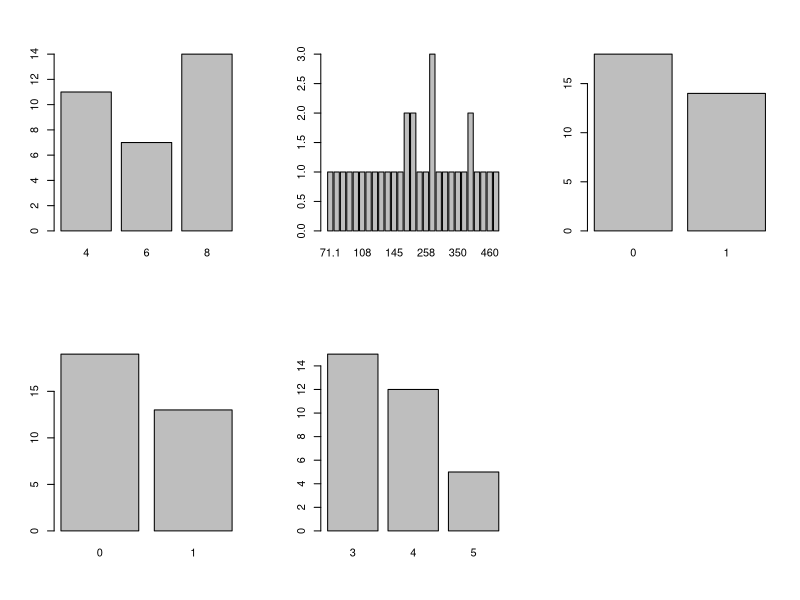

The R source for this figure: (Note: this script raises an error after producing the figure.)

# 1. Write a program to create barplots for all the categorical columns in mtcars.

mtcars
str(mtcars)
# change the categorical variables to factor
library(dplyr)
mtcars1 <- mutate(mtcars, 
                  cyl = as.factor(cyl),
                  disp = as.factor(disp),
                  vs = as.factor(vs),
                  am = as.factor(am),
                  gear = as.factor(gear),
                  carb = as.factor(carb))
str(mtcars1)

is.fact <- sapply(mtcars1, is.factor)  # checking the categorical variables
mtcars2 <- mtcars1[,is.fact]   # creating dataframe of only factor class of variables

str(mtcars2)                   # check structure
par(mfrow= c(2,3))             # Set plot area

lapply(lapply(mtcars2[,1:5], table), barplot)  # barplots for categorical var

# 2. Create a scatterplot matrix by gear types in mtcars dataset.
str(mtcars)
library(car)
scatterplot.matrix(~mpg+drat+wt+qsec|gear, data=mtcars)

# 3. Write a program to create a plot density by class variable.
par(mfrow = c(1,1))
x <- mtcars$mpg          # assign mpg to a object
h <- hist(x, breaks = 10, col = "red", 
          xlab = "MPG", 
          main = "Density plot of mpg")        # plot histogram of the object
xfit <- seq(min(x), max(x), length = 40)       # create 40 points on x axis
yfit <- dnorm(xfit, mean = mean(x), sd= sd(x)) # normal plot of xfit
yfit <- yfit*diff(h$mids[1:2]*length(x))       # mids of the histogram with changing x
lines(xfit, yfit, col="Blue", lwd = 3)         # line plot for xfit and yfit
